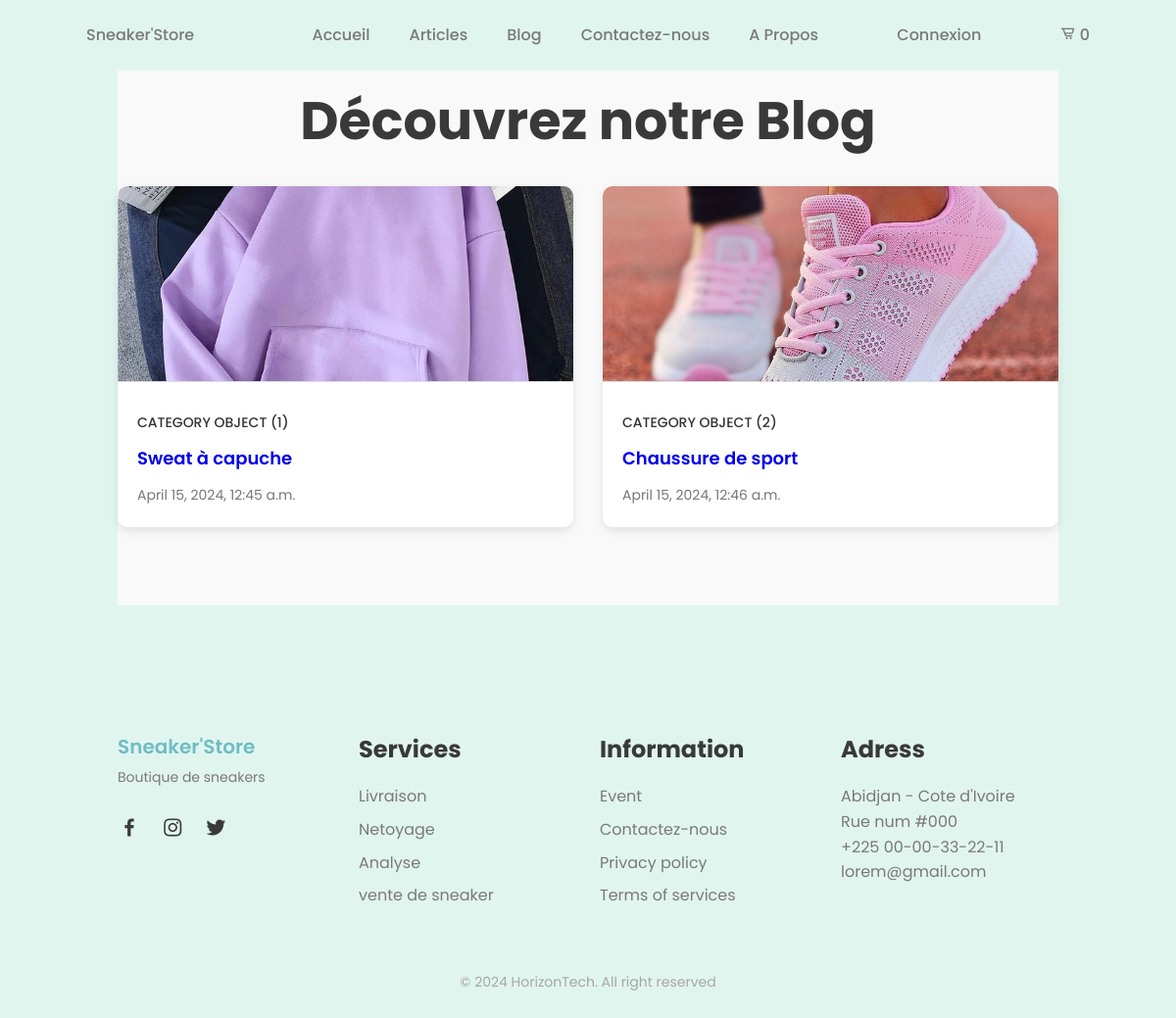
Screenshot of /blog/ with the database file from the repository.
### shop/models.py (models this page shows, shortened)
class Post(models.Model):
    title = models.CharField(max_length=200)
    content = models.TextField()
    image = models.ImageField(upload_to='post_images/')
    date = models.DateTimeField(auto_now_add=True)
    author = models.ForeignKey(User, on_delete=models.CASCADE)
    category = models.ForeignKey(Category, on_delete=models.CASCADE)

class Category(models.Model):
    name = models.CharField(max_length=100)

### shop/views.py (the view)
# urls.py: 2. Add a URL to urlpatterns:  path('blog/', include('blog.urls'))
def blog(request):
    posts = Post.objects.all()
    return render(request, 'blog.html', {'posts': posts})

### shop/templates/blog.html (shortened to what this page needs)
{% extends 'base.html' %}
{% load static %}
{% block content %}
    <section class="blog section bd-container" id="blog">
        <div class="section-title">
            <h2>Découvrez notre Blog</h2>
        </div>
        <div class="blog__container bd-grid">
            {% for post in posts %}
            <div class="blog__content">
                <img src="{{ post.image.url }}" class="blog__img" alt="{{ post.title }}">
                <div class="blog__data">
                    <a href="#" class="blog__category">{{ post.category }}</a>
                    <h3 class="blog__title"><a href="{% url 'blog_detail' post_id=post.id %}">{{ post.title }}</a></h3>
                    <span class="blog__date">{{ post.date }}</span>
                </div>
            </div>
            {% endfor %}
        </div>
    </section>
    {% endblock content %}

### shop/static/assets/css/styles.css (style rules this page uses)
:root { --header-height: 3rem; --first-color: #6fbdc3; --first-color-alt: #4d8bb8; --title-color: #393939; --text-color: #7a7979; --text-color-light: #A6A6A6; --body-color: #e1f5ef; --container-color: #dbe8f8; --body-font: 'Poppins', sans-serif; --biggest-font-size: 2.25rem; --h1-font-size: 1.5rem; --h2-font-size: 1.25rem; --h3-font-size: 1rem; --normal-font-size: .938rem; --small-font-size: .813rem; --smaller-font-size: .75rem; --font-medium: 500; --font-semi-bold: 600; --mb-1: .5rem; --mb-2: 1rem; --mb-3: 1.5rem; --mb-4: 2rem; --mb-5: 2.5rem; --mb-6: 3rem; --z-tooltip: 10; --z-fixed: 100; }
@media screen and (min-width: 768px) { :root { --biggest-font-size: 4rem; --h1-font-size: 2.25rem; --h2-font-size: 1.5rem; --h3-font-size: 1.25rem; --normal-font-size: 1rem; --small-font-size: .875rem; --smaller-font-size: .813rem; } }
*,::before,::after { box-sizing: border-box; }
html { scroll-behavior: smooth; }
body { margin: var(--header-height) 0 0 0; font-family: var(--body-font); font-size: var(--normal-font-size); background-color: var(--body-color); color: var(--text-color); line-height: 1.6; }
h1,h2,h3,p,ul { margin: 0; }
a { text-decoration: none; }
img { max-width: 100%; height: auto; }
.section { padding: 4rem 0 2rem; }
.section-title, .section-subtitle { text-align: center; }
.section-title { font-size: var(--h1-font-size); color: var(--title-color); margin-bottom: var(--mb-3); }
.bd-container { max-width: 960px; width: calc(100% - 2rem); margin-left: var(--mb-2); margin-right: var(--mb-2); }
.bd-grid { display: grid; gap: 1.5rem; }
@media screen and (min-width: 768px) { body { margin: 0; } }
@media screen and (min-width: 768px) { .section { padding-top: 8rem; } }
@media screen and (min-width: 960px) { .bd-container { margin-left: auto; margin-right: auto; } }

### shop/templates/blog.html (style rules this page uses)
.blog { background-color: #f9f9f9; padding: 80px 0; }
.blog__container { display: grid; grid-template-columns: repeat(auto-fit, minmax(300px, 1fr)); gap: 30px; }
.blog__content { background-color: #fff; box-shadow: 0px 4px 10px rgba(0, 0, 0, 0.1); border-radius: 10px; overflow: hidden; transition: transform 0.3s ease; }
.blog__img { width: 100%; height: 200px; object-fit: cover; border-bottom: 1px solid #e0e0e0; }
.blog__data { padding: 20px; }
.blog__category { color: #333; font-size: 14px; font-weight: 500; text-transform: uppercase; }
.blog__title { margin: 10px 0; color: #222; font-size: 18px; font-weight: 600; }
.blog__date { color: #777; font-size: 14px; }

### rows the page displays
Post: image (picture), category "CATEGORY OBJECT (1)", title "Sweat à capuche", date "April 15, 2024, 12:45 a.m."
Post: image (picture), category "CATEGORY OBJECT (2)", title "Chaussure de sport", date "April 15, 2024, 12:46 a.m."
